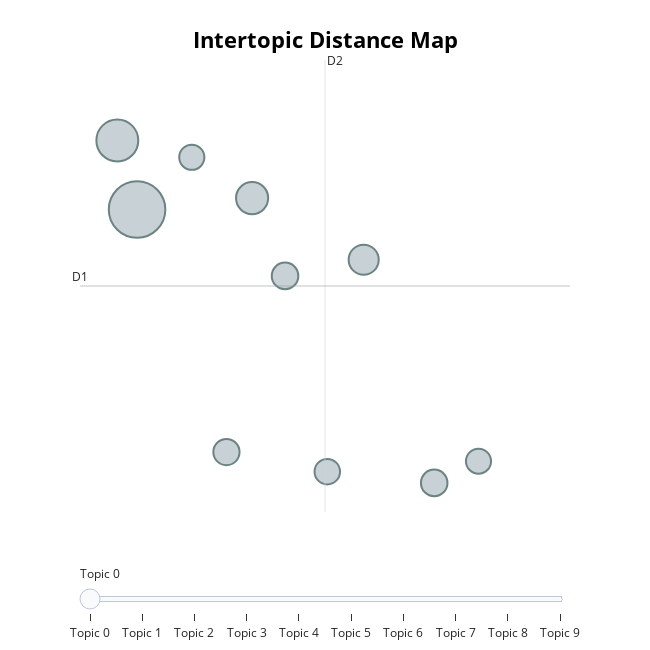

Notebook source saved alongside this figure:
### Code cell
topic_model.visualize_topics()

### Figure 1 — Plotly figure (JSON) as saved in the notebook; plotly's stock layout.template omitted (floating-point values rounded to 4 significant figures)
{"data": [{"customdata": [[0, "دورکاری | تهران | کارمندان | کار | کرونا", 2725], [1, "چاپ | خانگی | سیلک | شغل | دستگاه", 1497], [2, "اینترنت | کار | دورکاری | اینترنتی | سرعت", 880], [3, "ریموت | کار | ایران | دلار | شرکت", 768], [4, "پروژه | بازارکار | توضیحات | نمایید | ارسال", 602], [5, "زنگ | دورکاری | می | خونه | جواب", 600], [6, "دورکاری | خر | سرپرستیتو | شراط | زیباتره", 585], [7, "دورکار | حضوری | سرکار | دورکاری | حضور", 554], [8, "زن | زنان | خانه | کار | مرد", 538], [9, "دورکاری | نمی | دورکار | قبول | نیستی", 536]], "hovertemplate": "<b>Topic %{customdata[0]}</b><br>Words: %{customdata[1]}<br>Size: %{customdata[2]}", "legendgroup": "", "marker": {"color": "#B0BEC5", "line": {"color": "DarkSlateGrey", "width": 2}, "size": [2725, 1497, 880, 768, 602, 600, 585, 554, 538, 536], "sizemode": "area", "sizeref": 1.703, "symbol": "circle"}, "mode": "markers", "name": "", "orientation": "v", "showlegend": false, "type": "scatter", "x": [1.573, 1.457, 2.246, 2.899, 2.439, 3.312, 2.096, 2.686, 1.893, 3.572], "xaxis": "x", "y": [8.296, 9.522, 8.499, 7.405, 7.118, 3.444, 3.991, 3.644, 9.224, 3.829], "yaxis": "y"}], "layout": {"annotations": [{"showarrow": false, "text": "D1", "x": 1.238, "y": 6.939, "yshift": 10}, {"showarrow": false, "text": "D2", "x": 2.673, "xshift": 10, "y": 10.95}], "height": 650, "hoverlabel": {"bgcolor": "white", "font": {"family": "Rockwell", "size": 16}}, "legend": {"itemsizing": "constant", "tracegroupgap": 0}, "margin": {"t": 60}, "shapes": [{"line": {"color": "#CFD8DC", "width": 2}, "type": "line", "x0": 2.673, "x1": 2.673, "y0": 2.928, "y1": 10.95}, {"line": {"color": "#9E9E9E", "width": 2}, "type": "line", "x0": 1.238, "x1": 4.108, "y0": 6.939, "y1": 6.939}], "sliders": [{"active": 0, "pad": {"t": 50}, "steps": [{"args": [{"marker.color": [["red", "#B0BEC5", "#B0BEC5", "#B0BEC5", "#B0BEC5", "#B0BEC5", "#B0BEC5", "#B0BEC5", "#B0BEC5", "#B0BEC5"]]}], "label": "Topic 0", "method": "update"}, {"args": [{"marker.color": [["#B0BEC5", "red", "#B0BEC5", "#B0BEC5", "#B0BEC5", "#B0BEC5", "#B0BEC5", "#B0BEC5", "#B0BEC5", "#B0BEC5"]]}], "label": "Topic 1", "method": "update"}, {"args": [{"marker.color": [["#B0BEC5", "#B0BEC5", "red", "#B0BEC5", "#B0BEC5", "#B0BEC5", "#B0BEC5", "#B0BEC5", "#B0BEC5", "#B0BEC5"]]}], "label": "Topic 2", "method": "update"}, {"args": [{"marker.color": [["#B0BEC5", "#B0BEC5", "#B0BEC5", "red", "#B0BEC5", "#B0BEC5", "#B0BEC5", "#B0BEC5", "#B0BEC5", "#B0BEC5"]]}], "label": "Topic 3", "method": "update"}, {"args": [{"marker.color": [["#B0BEC5", "#B0BEC5", "#B0BEC5", "#B0BEC5", "red", "#B0BEC5", "#B0BEC5", "#B0BEC5", "#B0BEC5", "#B0BEC5"]]}], "label": "Topic 4", "method": "update"}, {"args": [{"marker.color": [["#B0BEC5", "#B0BEC5", "#B0BEC5", "#B0BEC5", "#B0BEC5", "red", "#B0BEC5", "#B0BEC5", "#B0BEC5", "#B0BEC5"]]}], "label": "Topic 5", "method": "update"}, {"args": [{"marker.color": [["#B0BEC5", "#B0BEC5", "#B0BEC5", "#B0BEC5", "#B0BEC5", "#B0BEC5", "red", "#B0BEC5", "#B0BEC5", "#B0BEC5"]]}], "label": "Topic 6", "method": "update"}, {"args": [{"marker.color": [["#B0BEC5", "#B0BEC5", "#B0BEC5", "#B0BEC5", "#B0BEC5", "#B0BEC5", "#B0BEC5", "red", "#B0BEC5", "#B0BEC5"]]}], "label": "Topic 7", "method": "update"}, {"args": [{"marker.color": [["#B0BEC5", "#B0BEC5", "#B0BEC5", "#B0BEC5", "#B0BEC5", "#B0BEC5", "#B0BEC5", "#B0BEC5", "red", "#B0BEC5"]]}], "label": "Topic 8", "method": "update"}, {"args": [{"marker.color": [["#B0BEC5", "#B0BEC5", "#B0BEC5", "#B0BEC5", "#B0BEC5", "#B0BEC5", "#B0BEC5", "#B0BEC5", "#B0BEC5", "red"]]}], "label": "Topic 9", "method": "update"}]}], "title": {"font": {"color": "Black", "size": 22}, "text": "<b>Intertopic Distance Map", "x": 0.5, "xanchor": "center", "y": 0.95, "yanchor": "top"}, "width": 650, "xaxis": {"anchor": "y", "domain": [0, 1], "range": [1.238, 4.108], "title": {"text": ""}, "visible": false}, "yaxis": {"anchor": "x", "domain": [0, 1], "range": [2.928, 10.95], "title": {"text": ""}, "visible": false}}}
